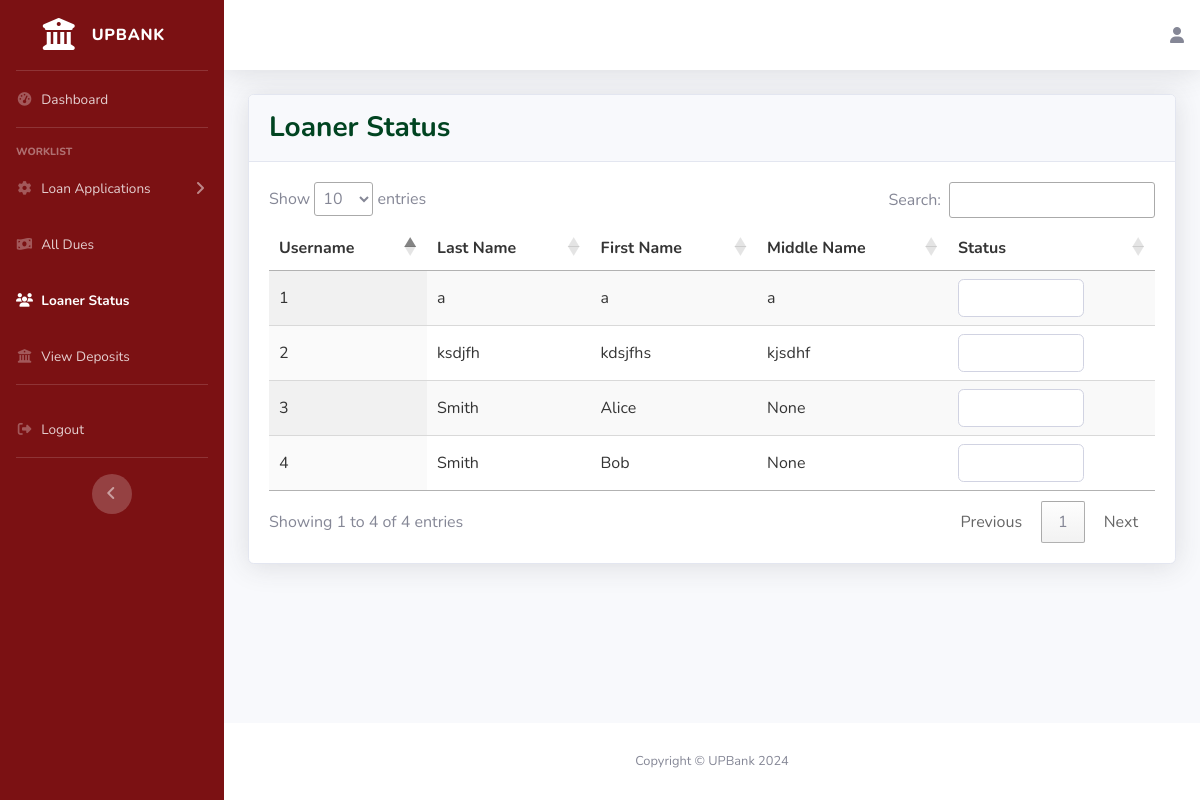
/bank-officer/loaner-status, run on an earlier commit of the app's database.
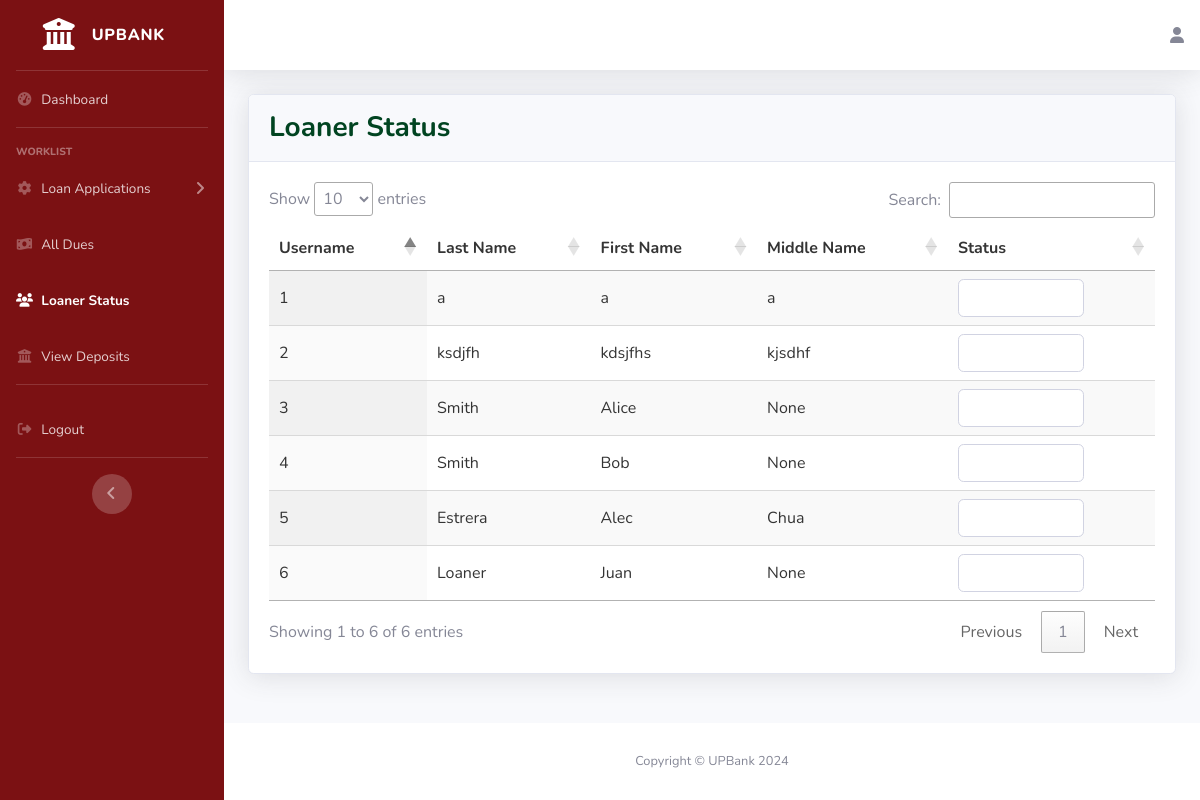
And on a later commit of the database.
### loans_borrower/models.py (models this page shows, shortened)
class Loans(models.Model):
    STATUS = (
        ('For Review', 'For Review'),
        ('Approved', 'Approved'),
        ('Rejected', 'Rejected'),
    )
    CIV_STATUS = (
        ('Married', 'Married'),
        ('Separated', 'Separated'),
        ('Single', 'Single'),
        ('Widower', 'Widower'),
    )
    LEN_STAY = (
        ('Months', 'Months'),
        ('Years', 'Years'),
    )
    HOME_OWN = (
        ('Mortgage', 'Mortgage'),
        ('Rented', 'Rented'),
        ('Owned', 'Owned'),
        ('Used Free/Living with Parents/Relatives', 'Used Free/Living with Parents/Relatives'),
    )
    PHONE_TYPE = (
        ('Home', 'Home'),
        ('Mobile', 'Mobile'),
    )
    PRIME_INCOME = (
        ('Employment', 'Employment'),
        ('Business', 'Business'),
    )
    EMP_TYPE = (
        ('Local(Government)', 'Local(Government)'),
        ('Local(Private)', 'Local(Private)'),
        ('OFW Non-Immigrant(Government)', 'OFW Non-Immigrant(Government)'),
        ('OFW Non-Immigrant(Private)', 'OFW Non-Immigrant(Private)'),
    )
    LOAN_TAG = (
        ('Pending', 'Pending'),
        ('Delinquent', 'Delinquent'),
        ('In-Loan Default', 'In-Loan Default'),
        ('Completed', 'Completed'),
    )
    app_date = models.DateTimeField(null=True, blank=True)
    status = models.CharField(default='For Review',max_length=100, choices=STATUS, null=True)
    make = models.CharField(max_length=100, null=True, blank=False)
    model = models.CharField(max_length=100, null=True, blank=False)
    sell_price = models.DecimalField(max_digits=50, decimal_places=2, null=True, blank=False)
    dp_percent = models.PositiveIntegerField(null=True, blank=False)
    dp_amt = models.DecimalField(max_digits=50, decimal_places=2, null=True, blank=False)
    loan_amt = models.DecimalField(max_digits=50, decimal_places=2, null=True, blank=False)
    no_of_payments = models.IntegerField(null=True, blank=False)
    loan_bal = models.DecimalField(default=0,max_digits=50, decimal_places=2, null=True, blank=True)
    user = models.ForeignKey(User, on_delete=models.CASCADE, null=True, blank=True)
    first_name = models.CharField(max_length=100, null=True, blank=False)
    middle_name = models.CharField(max_length=100, null=True, blank=True)
    last_name = models.CharField(max_length=100, null=True, blank=False)
    birthdate = models.DateField(null=True, blank=False)
    civ_status = models.CharField(max_length=100, choices=CIV_STATUS, null=True, blank=False)
    unit_no = models.CharField(max_length=100, null=True, blank=False)
    condo_name = models.CharField(max_length=100, null=True, blank=True)
    street = models.CharField(max_length=100, null=True, blank=False)
    subdiv_brgy = models.CharField(max_length=100, null=True, blank=False)
    city = models.CharField(max_length=100, null=True, blank=False)
    municip_prov = models.CharField(max_length=100, null=True, blank=False)
    country = models.CharField(max_length=100, null=True, blank=False)
    len_stay = models.CharField(max_length=100, choices=LEN_STAY, null=True, blank=False)
    len_stay_num = models.IntegerField(null=True, blank=False)
    home_own = models.CharField(max_length=100, choices=HOME_OWN, null=True, blank=False)
    phone_type = models.CharField(max_length=100, choices=PHONE_TYPE, null=True, blank=False)
    home_num = models.CharField(max_length=100, null=True, blank=True)
    mobile_num = PhoneNumberField(max_length=100, null=True, blank=True)
    email_add = models.CharField(max_length=100, null=True, blank=False)
    prime_income = models.CharField(max_length=100, choices=PRIME_INCOME, null=True, blank=False)
    emp_type = models.CharField(max_length=100, choices=EMP_TYPE, null=True, blank=True)
    emp_name = models.CharField(max_length=100, null=True, blank=True)
    job_pos = models.CharField(max_length=100, null=True, blank=True)
    emp_tenure = models.CharField(max_length=100, choices=LEN_STAY, null=True, blank=True)
    emp_tenure_num = models.IntegerField(null=True, blank=True)
    emp_monthly_income = models.DecimalField(max_digits=50, decimal_places=2, null=True, blank=True)
    emp_work_no = models.CharField(max_length=100, null=True, blank=True)
    bsns_type = models.CharField(default="Self-Employed", max_length=100, null=True, blank=True)
    bsns_name = models.CharField(max_length=100, null=True, blank=True)
    bsns_tenure = models.CharField(max_length=100, choices=LEN_STAY, null=True, blank=True)
    bsns_tenure_num = models.IntegerField(null=True, blank=True)
    bsns_monthly_income = models.DecimalField(max_digits=50, decimal_places=2, null=True, blank=True)
    bsns_work_no = models.CharField(max_length=100, null=True, blank=True)
    bsns_unit_no = models.CharField(max_length=100, null=True, blank=True)
    bsns_condo_name = models.CharField(max_length=100, null=True, blank=True)
    bsns_street = models.CharField(max_length=100, null=True, blank=True)
    bsns_subdiv_brgy = models.CharField(max_length=100, null=True, blank=True)
    bsns_city = models.CharField(max_length=100, null=True, blank=True)
    bsns_municip_prov = models.CharField(max_length=100, null=True, blank=True)
    bsns_country = models.CharField(max_length=100, null=True, blank=True)
    loan_docs = models.FileField(upload_to='loan_docs/', null=True, blank=True)
    loan_tag = models.CharField(default='Pending', max_length=100, choices=LOAN_TAG, null=True, blank=True)

### bank_officer/views.py (the view)
# urls.py: path('loaner-status', views.loaner_status, name="loaner-status"),
def loaner_status(request):
    loans = Loans.objects.filter()
    data = {
        'loans' : loans,
    }
    return render(request, 'bank_officer/loaner-status.html', data)

### bank_officer/templates/bank_officer/loaner-status.html (shortened to what this page needs)
{% extends 'bank_officer/navbar.html' %}
{% load static %}
{% block content %}
{% load humanize %}
                    <div class="card shadow mb-4">
                        <div class="card-header py-3">
                            <h3 class="m-0 font-weight-bold" style="color:#014421">Loaner Status</h3>
                        </div>
                        <div class="card-body">
                            <div class="table-responsive">
                                <table id="example" class="display" style="width:100%">
                                    <thead>
                                        <tr>
                                            <th>Username</th>
                                            <th>Last Name</th>
                                            <th>First Name</th>
                                            <th>Middle Name</th>
                                            <th>Status</th>
                                        </tr>
                                    </thead>
                                    <tbody>
                                        {% for loan in loans %}
                                             <tr>
                                                <td>{{loan.id}}</a></td>
                                                <td>{{loan.last_name}}</td>
                                                <td>{{loan.first_name}}</td>
                                                <td>{{loan.middle_name}}</td>
                                                <td>
                                                    <select id="select-loaner-status-{{ loan.id }}" name="loaner-status" class="form-control" style="max-width: fit-content; color:white;" onchange="updateBackgroundColor(this, {{ loan.id }})">
                                                        <option value="" style="background-color: white;"></option>
                                                        <option value="clean" style="color: #00573f; background-color: white;">Clean</option>
                                                      </select>
                                                </td>
                                            </tr>
                                        {% endfor %}
                                    </tbody>
                                </table>
                            </div>
                         </div>
                    </div>
{% endblock content %}

What changed in the data, as far as the page shows it:
added Loans: id "5", last_name "Estrera", first_name "Alec", middle_name "Chua"
added Loans: id "6", last_name "Loaner", first_name "Juan", middle_name "None"
Also different on the page:
text written by a page script: "Show entries Search: Showing 1 to 4 of 4 entries Previous 1 Next" → "Show entries Search: Showing 1 to 6 of 6 entries Previous 1 Next"
